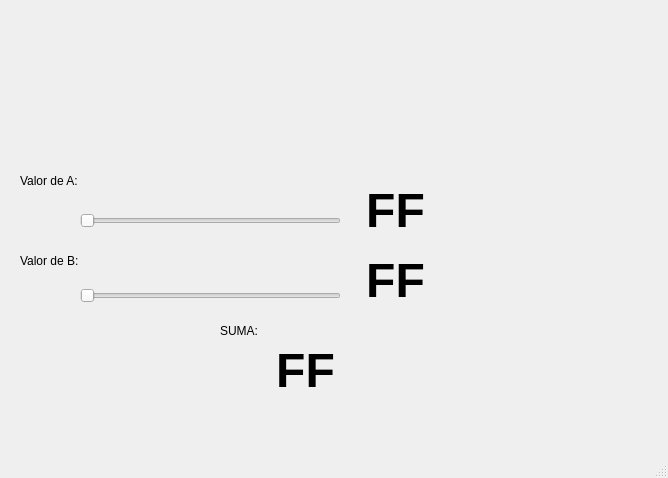
<?xml version="1.0" encoding="UTF-8"?>
<ui version="4.0">
 <class>MainWindow</class>
 <widget class="QMainWindow" name="MainWindow">
  <property name="geometry">
   <rect>
    <x>0</x>
    <y>0</y>
    <width>668</width>
    <height>478</height>
   </rect>
  </property>
  <property name="windowTitle">
   <string>MainWindow</string>
  </property>
  <property name="styleSheet">
   <string notr="true"/>
  </property>
  <widget class="QWidget" name="centralwidget">
   <widget class="QLabel" name="label_10">
    <property name="geometry">
     <rect>
      <x>520</x>
      <y>330</y>
      <width>131</width>
      <height>111</height>
     </rect>
    </property>
    <property name="styleSheet">
     <string notr="true"/>
    </property>
    <property name="text">
     <string/>
    </property>
    <property name="pixmap">
     <pixmap resource="recursos.qrc">:/AmongUs/amongBlanco.png</pixmap>
    </property>
    <property name="scaledContents">
     <bool>true</bool>
    </property>
   </widget>
   <widget class="QLabel" name="label_11">
    <property name="geometry">
     <rect>
      <x>20</x>
      <y>20</y>
      <width>621</width>
      <height>111</height>
     </rect>
    </property>
    <property name="styleSheet">
     <string notr="true"/>
    </property>
    <property name="text">
     <string/>
    </property>
    <property name="pixmap">
     <pixmap resource="recursos.qrc">:/Logos/uat.png</pixmap>
    </property>
    <property name="scaledContents">
     <bool>true</bool>
    </property>
   </widget>
   <widget class="QLabel" name="label">
    <property name="geometry">
     <rect>
      <x>220</x>
      <y>310</y>
      <width>161</width>
      <height>41</height>
     </rect>
    </property>
    <property name="text">
     <string>SUMA:</string>
    </property>
   </widget>
   <widget class="QLabel" name="txt_valorA">
    <property name="geometry">
     <rect>
      <x>350</x>
      <y>190</y>
      <width>91</width>
      <height>41</height>
     </rect>
    </property>
    <property name="font">
     <font>
      <pointsize>36</pointsize>
      <weight>75</weight>
      <bold>true</bold>
     </font>
    </property>
    <property name="text">
     <string>FF</string>
    </property>
    <property name="alignment">
     <set>Qt::AlignCenter</set>
    </property>
   </widget>
   <widget class="QSlider" name="slider_A">
    <property name="geometry">
     <rect>
      <x>80</x>
      <y>200</y>
      <width>261</width>
      <height>41</height>
     </rect>
    </property>
    <property name="orientation">
     <enum>Qt::Horizontal</enum>
    </property>
   </widget>
   <widget class="QSlider" name="slider_B">
    <property name="geometry">
     <rect>
      <x>80</x>
      <y>270</y>
      <width>261</width>
      <height>51</height>
     </rect>
    </property>
    <property name="orientation">
     <enum>Qt::Horizontal</enum>
    </property>
   </widget>
   <widget class="QLabel" name="label_2">
    <property name="geometry">
     <rect>
      <x>20</x>
      <y>160</y>
      <width>161</width>
      <height>41</height>
     </rect>
    </property>
    <property name="text">
     <string>Valor de A:</string>
    </property>
   </widget>
   <widget class="QLabel" name="label_3">
    <property name="geometry">
     <rect>
      <x>20</x>
      <y>240</y>
      <width>161</width>
      <height>41</height>
     </rect>
    </property>
    <property name="text">
     <string>Valor de B:</string>
    </property>
   </widget>
   <widget class="QLabel" name="txt_valorB">
    <property name="geometry">
     <rect>
      <x>350</x>
      <y>260</y>
      <width>91</width>
      <height>41</height>
     </rect>
    </property>
    <property name="font">
     <font>
      <pointsize>36</pointsize>
      <weight>75</weight>
      <bold>true</bold>
     </font>
    </property>
    <property name="text">
     <string>FF</string>
    </property>
    <property name="alignment">
     <set>Qt::AlignCenter</set>
    </property>
   </widget>
   <widget class="QLabel" name="txt_resultado">
    <property name="geometry">
     <rect>
      <x>260</x>
      <y>350</y>
      <width>91</width>
      <height>41</height>
     </rect>
    </property>
    <property name="font">
     <font>
      <pointsize>36</pointsize>
      <weight>75</weight>
      <bold>true</bold>
     </font>
    </property>
    <property name="text">
     <string>FF</string>
    </property>
    <property name="alignment">
     <set>Qt::AlignCenter</set>
    </property>
   </widget>
  </widget>
  <widget class="QMenuBar" name="menubar">
   <property name="geometry">
    <rect>
     <x>0</x>
     <y>0</y>
     <width>668</width>
     <height>24</height>
    </rect>
   </property>
  </widget>
  <widget class="QStatusBar" name="statusbar"/>
 </widget>
 <resources>
  <include location="recursos.qrc"/>
 </resources>
 <connections/>
</ui>
